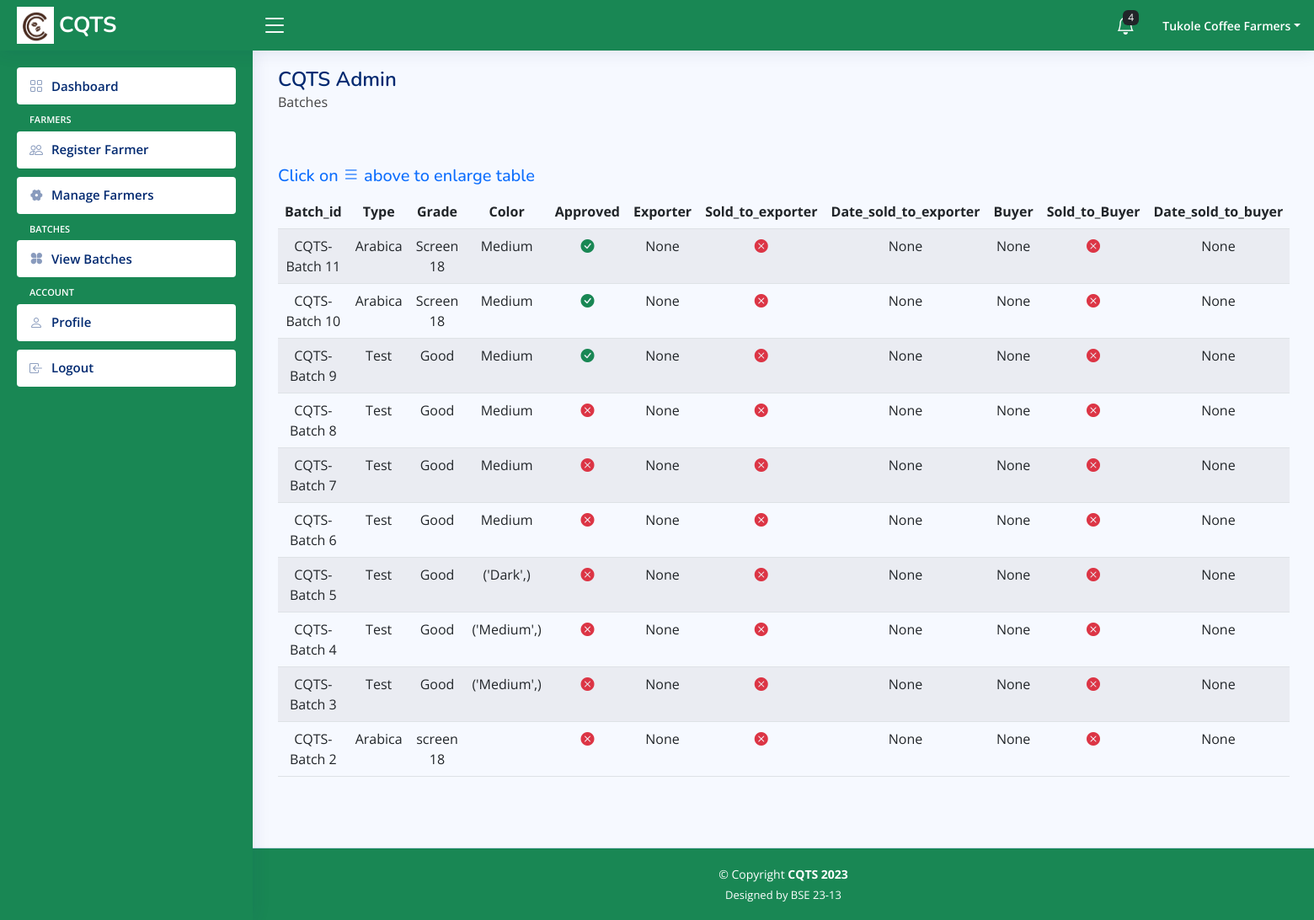
Page /cooperative-view-batches (signed in) on the earlier database version.
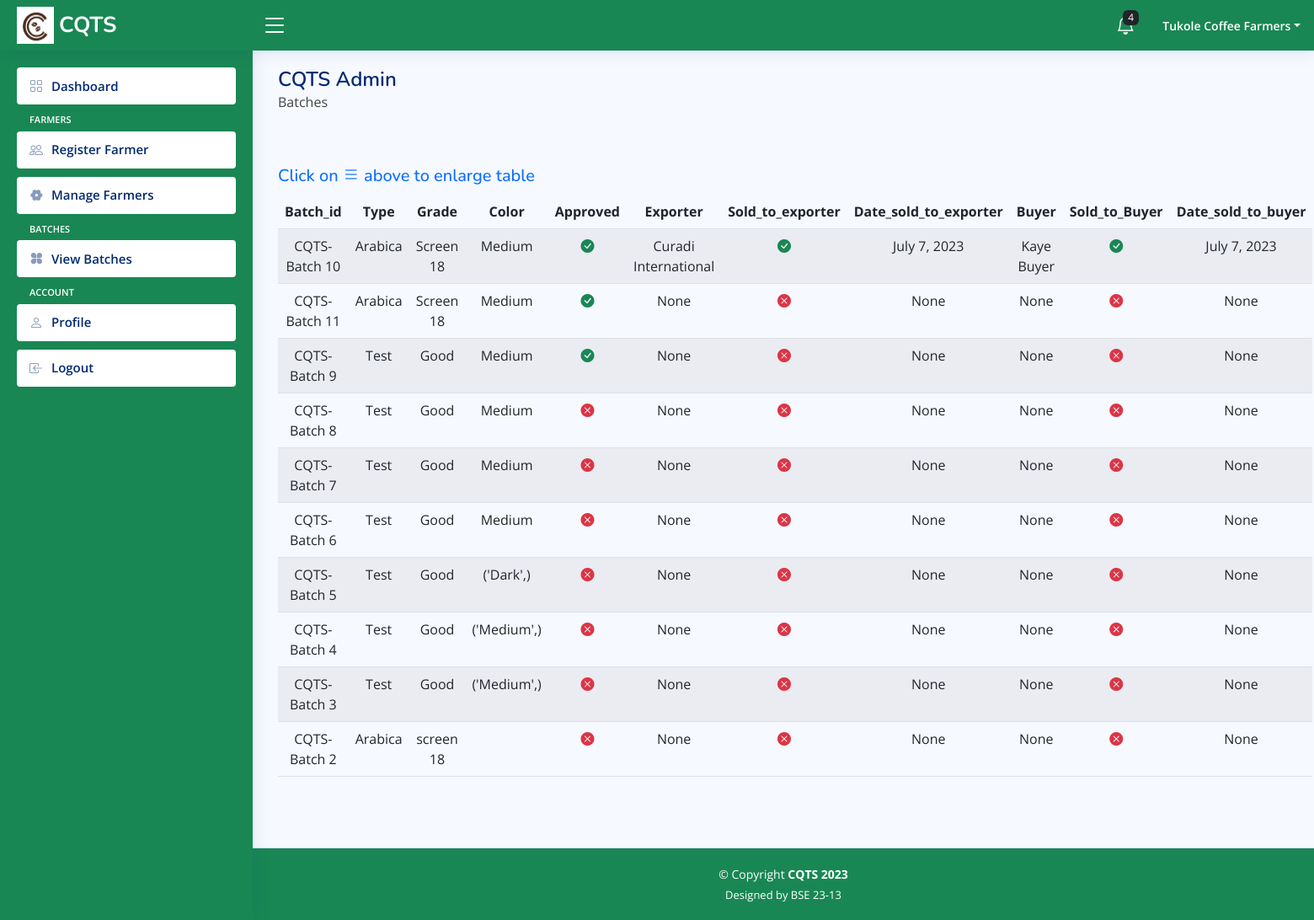
Same page on the later database version.
### base/models.py (models this page shows, shortened)
class Batch(models.Model):
    type = models.CharField(max_length=200, null=False,
                            default='Not Specified')
    grade = models.CharField(max_length=200, null=False)
    moisture_content = models.FloatField(null=False, default=0.0)
    color = models.CharField(max_length=200, null=False, blank=True)
    buyer = models.ForeignKey(User, on_delete=models.CASCADE, limit_choices_to={
                              'group__name': 'Buyer'}, related_name='buyer_batches', null=True, blank=True)
    cooperative = models.ForeignKey(User, on_delete=models.CASCADE, limit_choices_to={
                                    'group__name': 'Cooperative'}, related_name='cooperative_batches', null=True, blank=True)
    exporter = models.ForeignKey(User, on_delete=models.CASCADE, limit_choices_to={
                                 'group__name': 'Exporter'}, related_name='exporter_batches', null=True, blank=True)
    is_approved = models.BooleanField(default=False)
    sold_to_exporter = models.BooleanField(default=False)
    date_sold_to_exporter = models.DateField(null=True, blank=True)
    sold_to_buyer = models.BooleanField(default=False)
    date_sold_to_buyer = models.DateField(null=True, blank=True)
    date_sold_to_exporter = models.DateField(null=True, blank=True)
    created_at = models.DateTimeField(auto_now_add=True)
    updated_at = models.DateTimeField(auto_now=True)
    batch_string = models.CharField(max_length=200, null=True, blank=True)
    def __str__(self):
        return 'CQTS-Batch ' + str(self.id)
    class Meta:
        ordering = ('-updated_at', '-created_at')

class User(AbstractUser):
    email = models.EmailField(_("email address"), unique=True)
    name = models.CharField(max_length=200, null=True)
    username = None
    phone = models.CharField(max_length=200, null=True)
    location = models.CharField(max_length=200, null=True)
    group = models.ForeignKey(
        Group, on_delete=models.CASCADE, null=True, blank=True, related_name='group_user')
    created_at = models.DateTimeField(auto_now_add=True)
    updated_at = models.DateTimeField(auto_now=True)
    class Meta:
        ordering = ('-updated_at', '-created_at')
    USERNAME_FIELD = 'email'
    REQUIRED_FIELDS = []
    objects = CustomUserManager()

### base/views.py (the view)
# urls.py: path('cooperative-view-batches', views.cooperativeBatchView, name='cooperative-view-batches'),
@login_required(login_url='cooperative-login')
def cooperativeBatchView(request):
    batches = Batch.objects.filter(cooperative=request.user)
    context = {'batches': batches}
    return render(request, 'base/cooperative/cooperative-view-batches.html', context)

### base/templates/base/cooperative/cooperative-view-batches.html
{% extends "cooperative-main.html" %}
{% block content %}
<main id="main" class="main">
    {% load static %}
    <div class="pagetitle">
        <h1>CQTS Admin</h1>
        <p>Batches</p>
        <br>
        <br>
        <h5 class="text-primary inform-expand" id="inform-expand">Click on <i class="bi bi-list"></i> above to enlarge
            table</h5>
    </div>
    <section class="section">
        <div class="row">
            <div class="col-lg-12">
                <div class="datatable-wrapper">
                    <table class="table datatable table-striped" style="text-align: center !important;">
                        <thead>
                            <tr>
                                <th scope="col">Batch_id</th>
                                <th scope="col">Type</th>
                                <th scope="col">Grade</th>
                                <th scope="col">Color</th>
                                <th scope="col">Approved</th>
                                <th scope="col">Exporter</th>
                                <th scope="col">Sold_to_exporter</th>
                                <th scope="col">Date_sold_to_exporter</th>
                                <th scope="col">Buyer</th>
                                <th scope="col">Sold_to_Buyer</th>
                                <th scope="col">Date_sold_to_buyer</th>
                            </tr>
                        </thead>
                        <tbody>
                            {% for batch in batches %}
                            <tr>
                                <td scope="row">{{batch}}</td>
                                <td>{{batch.type}}</td>
                                <td>{{batch.grade}}</td>
                                <td>{{batch.color}}</td>
                                {% if batch.is_approved == True %}
                                <td><i class="bi bi-check-circle-fill text-success"></i></td>
                                {% else %}
                                <td><i class="bi bi-x-circle-fill text-danger"></i></td>
                                {% endif %}
                                {% if batch.exporter == None %}
                                <td>None</td>
                                {% else %}
                                 <td>{{batch.exporter.name}}</td>
                                {% endif %}
                                {% if batch.sold_to_exporter == True %}
                                <td><i class="bi bi-check-circle-fill text-success"></i></td>
                                {% else %}
                                <td><i class="bi bi-x-circle-fill text-danger"></i></td>
                                {% endif %}
                                <td>{{batch.date_sold_to_exporter}}</td>
                                {% if batch.buyer == None %}
                                <td>None</td>
                                {% else %}
                                <td>{{batch.buyer.name}}</td>
                                {% endif %}
                                {% if batch.sold_to_buyer == True %}
                                <td><i class="bi bi-check-circle-fill text-success"></i></td>
                                {% else %}
                                <td><i class="bi bi-x-circle-fill text-danger"></i></td>
                                {% endif %}
                                <td>{{batch.date_sold_to_buyer}}</td>
                            </tr>
                            {% endfor %}
                        </tbody>
                    </table>
                </div>
            </div>
        </div>
    </section>
</main>
{% endblock %}

Differences in the rows shown:
changed Batch "CQTS-Batch 10": exporter.name (not shown) → "Curadi International"; sold_to_exporter False → True (drawn); date_sold_to_exporter "None" → "July 7, 2023"; buyer.name (not shown) → "Kaye Buyer"; sold_to_buyer False → True (drawn); date_sold_to_buyer "None" → "July 7, 2023"; no longer shows "None"; moves up the list
